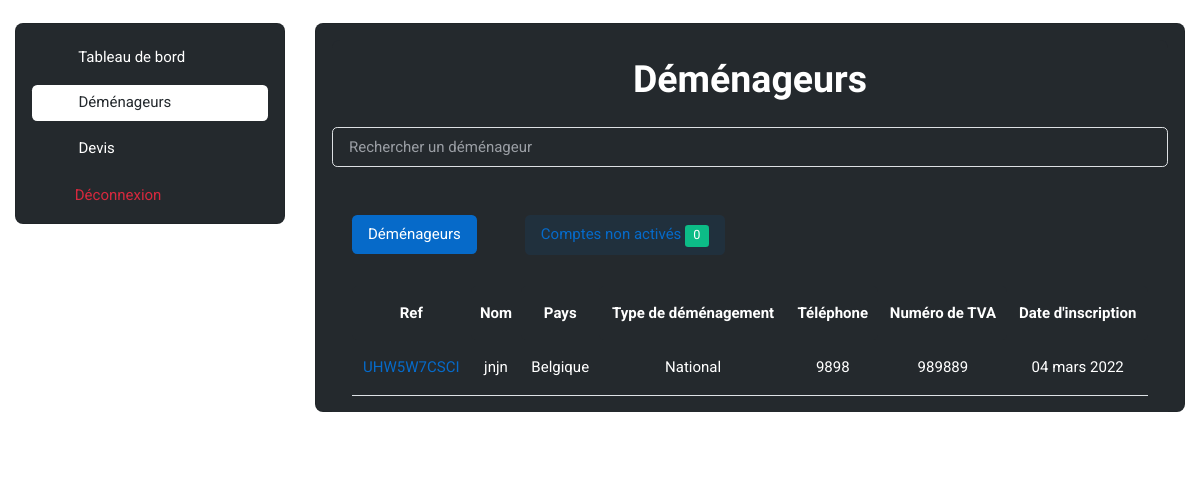
The app's page /administration/Movers/ (signed in), older data.
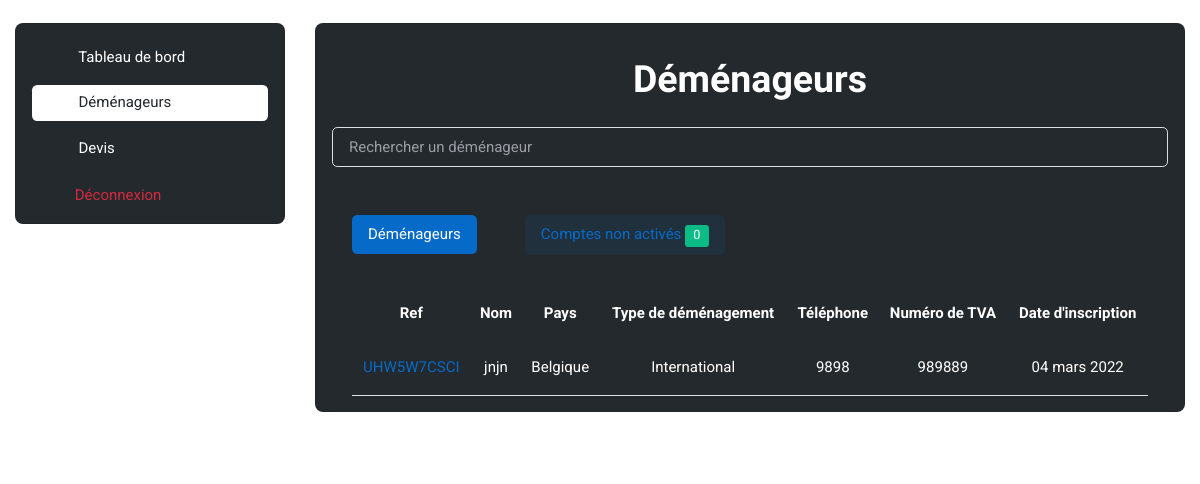
The same page, newer data.
### base_app/models.py (models this page shows, shortened)
class Mover(models.Model):
    ref = models.CharField(max_length=30, default="")
    company_name = models.CharField(max_length=300)
    company_phone_number = models.CharField(max_length=50)
    Adresse = models.CharField(max_length=300, default="")
    employee_number = models.IntegerField(default=0)
    number_max_quote_request = models.IntegerField(default=0)
    website = models.CharField(max_length=300, default="")
    TVA_number = models.CharField(max_length=30, default="")
    Postal_Code = models.IntegerField(default=0)
    City = models.CharField(max_length=300, default="")
    company_statut = models.CharField(max_length=300, default="")
    company_description = models.TextField(default="")
    logo = models.ImageField(upload_to='user/images/profil_image/', blank=True, default="")
    validated = models.BooleanField(default=False)
    activated = models.BooleanField(default=False)
    created = models.DateTimeField(auto_now_add=True)
    user = models.ForeignKey(User, on_delete=models.CASCADE, default="")
    country = models.ForeignKey(Country, on_delete=models.CASCADE, default="")
    moving_type1 = models.ForeignKey(Moving_Type1, on_delete=models.CASCADE, default="")

class Moving_Type1(models.Model):  # can be national opr international
    name = models.CharField(max_length=300)

### administration/views.py (the view, shortened to what this page needs)
# urls.py: path('Movers/', views.movers_home, name='movers_home'),
@login_required
def movers_home(request):
    countries = Country.objects.all()
    moving_type1 = Moving_Type1.objects.all()
    moving_type2 = Moving_Type2.objects.all()
    movers_activated = Mover.objects.filter(activated=True)
    movers_unactivated = Mover.objects.filter(activated=False)
    movers_unactivated_count = Mover.objects.filter(activated=False).count()
    users = User.objects.all()
    form = Mover_Form()
    return render(request, 'administration/movers/movers_home.html', {'countries': countries,
                                                                      'moving_type1': moving_type1, 'moving_type2'
                                                                      : moving_type2, 'users':
                                                                          users, 'movers_unactivated':
                                                                          movers_unactivated, 'movers_unactivated_count'
                                                                      : movers_unactivated_count, 'form': form,
                                                                      'movers_activated': movers_activated})

### base_app/forms.py
class Mover_Form(forms.ModelForm):
    class Meta:
        model = Mover
        fields = [
            'ref', 'company_name', 'company_phone_number', 'Adresse', 'employee_number', 'number_max_quote_request',
            'website', 'TVA_number', 'Postal_Code', 'City', 'company_statut', 'company_description',
            'logo', 'validated', 'activated', 'country', 'moving_type1'
        ]

### administration/templates/administration/movers/movers_home.html (shortened to what the changed rows need)
{% extends 'administration/admin_base.html' %}
{% load static %}
{% block main %}
    <div class="card bg-dark">
        <div class="card-header bg-dark" align="center">
            <h2 class="text-white">Déménageurs</h2>
        </div>
        <div class="card-body bg-dark">
            <div class="tab-content mb-0" id="movers-pills-tabContent">
                <div class="tab-pane fade show active" id="movers-pills-tab1" role="tabpanel" aria-labelledby="movers-pills-tab-1">
                    <div class="row">
                        <div class="col-12">
                            <div class="row justify-content-between">
                                {% if mover %}
                                                                {% load i18n %}
                                {% else %}
                                    <div class="table-responsive-lg border-0">
                                        <table class="table table-dark-gray align-middle p-4 mb-0 text-white">
                                            <thead align="center">
                                                <tr>
                                                    <th scope="col" class="border-0 rounded-start">Ref</th>
                                                    <th scope="col" class="border-0 rounded-start">Nom</th>
                                                    <th scope="col" class="border-0 rounded-start">Pays</th>
                                                    <th scope="col" class="border-0 rounded-start">Type de déménagement</th>
                                                    <th scope="col" class="border-0 rounded-end">Téléphone</th>
                                                    <th scope="col" class="border-0 rounded-end">Numéro de TVA</th>
                                                    <th scope="col" class="border-0 rounded-end">Date d'inscription</th>
                                                </tr>
                                            </thead>
                                            <tbody align="center">
                                                {% for mover in movers_activated %}
                                                    <tr>
                                                        <td>
                                                            <a href="{% url 'mover_detail' mover.id %}">
                                                                <center>{{mover.ref}}</center>
                                                            </a>
                                                        </td>
                                                        <td>
                                                            <center>
                                                                {{mover.company_name}}
                                                            </center>
                                                        </td>
                                                        <td>
                                                            <center>
                                                                {% for country in countries %}
                                                                    {% if country.id == mover.country_id %}
                                                                        {{country.name}}
                                                                    {% endif %}
                                                                {% endfor %}
                                                            </center>
                                                        </td>
                                                        <td>
                                                            <center>
                                                                {{mover.moving_type1.name}}
                                                            </center>
                                                        </td>
                                                        <td>
                                                            <center>
                                                                {{mover.company_phone_number}}
                                                            </center>
                                                        </td>
                                                        <td>
                                                            <center>
                                                                {{mover.TVA_number}}
                                                            </center>
                                                        </td>
                                                        <td>
                                                            <center>
                                                                {% load i18n %}
                                                                {% language 'fr' %}
                                                                    {{mover.created|date:'d F Y'}}
                                                                {% endlanguage %}
                                                            </center>
                                                        </td>
                                                    </tr>
                                                {% endfor %}
                                            </tbody>
                                        </table>
                                    </div>
                                {% endif %}
                            </div>
                        </div>
                    </div>
                </div>
                                            {% for mover in movers_unactivated %}
                                                            {% load i18n %}
                                            {% endfor %}
            </div>
        </div>
    </div>
{% endblock %}

Row changes from the older to the newer data that the page shows:
changed Mover "UHW5W7CSCI": moving_type1.name "National" → "International"
